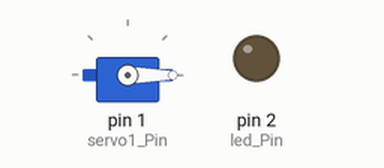
This sketch was run on a simulated Arduino Uno, built with avr-gcc and run on an emulated ATmega328P. Parts: servo, output pins drawn as LEDs (lit = HIGH).

Above: at 0.1 s.
At 1.1 s:
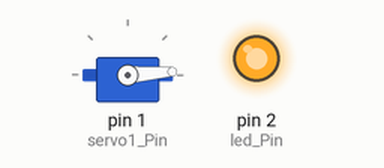
Timing chart, 0 to 2.6 s (numbered marks = the images above):
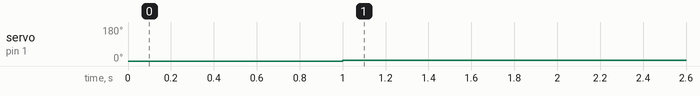

Measured:
- by itself, servo on pin 1 (servo1_Pin): 0° → 4° at 1.0 s

The sketch:

servo_speed_test.ino
```cpp
#include <Servo.h>


#define servo1_Pin 1
#define led_Pin 2
// The code will start with setting the servo to a neutral angle (0 deg) and wait
// a second. Then moves to the second angle and turns on a LED light on.

Servo servo1;

const int inSensPin = 0;

const int p1 = 0; // intial angle of the serv
const int p2 = 10*.4825; // final angle of the servos


void setup() {
  pinMode(led_Pin,OUTPUT);
  servo1.attach(servo1_Pin);
  servo1.write(p1);
  delay(1000);
  servo1.write(p2);
  digitalWrite (led_Pin,HIGH);

}


void loop() {
  // put your main code here, to run repeatedly:
}
```
